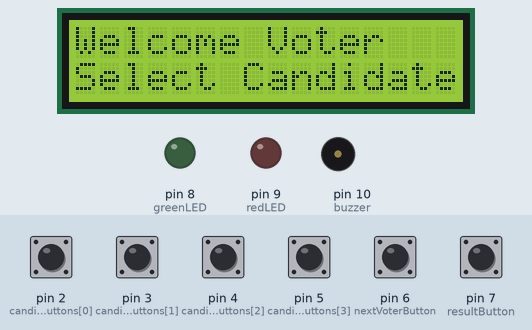
Bench run of a sketch on a simulated Arduino Uno, built with avr-gcc and run on an emulated ATmega328P. Shown: 16×2 character LCD, output pins drawn as LEDs (lit = HIGH), buzzer (waves = sounding). Inputs (shaded band) come from the test bench; at power-on: pin 2 (candidateButtons[0]), pin 3 (candidateButtons[1]), pin 4 (candidateButtons[2]), pin 5 (candidateButtons[3]), pin 6 (nextVoterButton), pin 7 (resultButton) HIGH.

Above: at 3.3 s.
3.4 s: pin 2 (candidateButtons[0]) pulled LOW for 0.15 s
At 4.3 s:
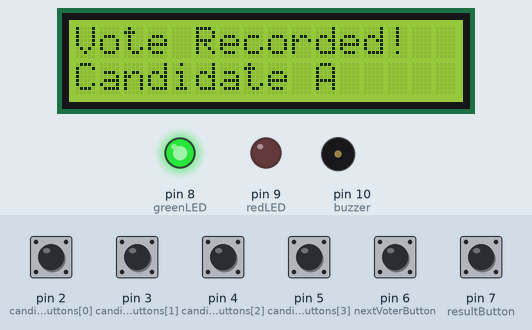
6.5 s: pin 6 (nextVoterButton) pulled LOW for 0.15 s
At 9.1 s:
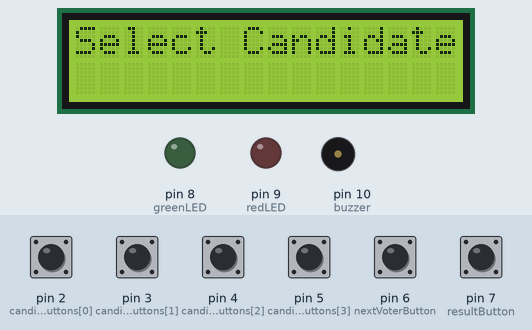
9.6 s: pin 7 (resultButton) pulled LOW for 0.15 s
At 10.6 s:
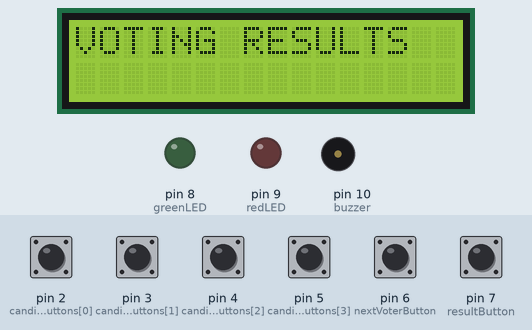
Timing chart, 0 to 18.3 s (numbered marks = the images above; inputs shaded):
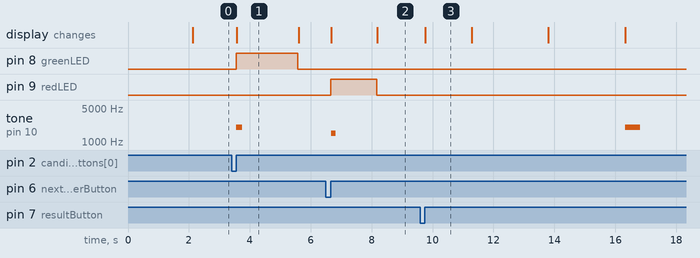

Measured:
- after the input at 3.4 s, pin 8 (greenLED): LOW → HIGH after 0.15 s, → LOW 2.0 s later; tone on pin 10 (buzzer): silent → 2000 Hz after 0.15 s, → silent 0.20 s later; the display: changes after 0.18 s (image 1)
- after the input at 6.5 s, pin 9 (redLED): LOW → HIGH after 0.15 s, → LOW 1.5 s later; tone on pin 10 (buzzer): silent → 1500 Hz after 0.17 s, → silent 0.15 s later; the display: first changes after 0.17 s (image 2 shows a later state)
- after the input at 9.6 s, tone on pin 10 (buzzer): silent → 2000 Hz after 6.7 s, → silent 0.50 s later; the display: changes after 0.17 s (image 3)
- what the display in image 1 shows lasts 2.0 s, from 3.6 s to 5.6 s
- what the display in image 3 shows lasts 1.5 s, from 9.8 s to 11.3 s

The sketch:

Rr_arduino_voting_machine.ino
```cpp
/*
Created by Balaji for Rajan Robotics
Rajan Robotics
  */
#include <Wire.h>
#include <LiquidCrystal_I2C.h>

// LCD Configuration
LiquidCrystal_I2C lcd(0x27, 16, 2);

// Candidate buttons
const int candidateButtons[] = {2, 3, 4, 5};

// Admin buttons
const int nextVoterButton = 6;
const int resultButton = 7;

// Output pins
const int greenLED = 8;
const int redLED = 9;
const int buzzer = 10;

// Candidate names
const char *candidateNames[] = {
  "Candidate A",
  "Candidate B",
  "Candidate C",
  "Candidate D"
};

// Vote counters
int votes[4] = {0, 0, 0, 0};

// System states
bool votingEnabled = true;
bool resultMode = false;


// --------------------------------
// BUTTON READING WITH DEBOUNCING
// --------------------------------

unsigned long readButton(int pin) {

  if (digitalRead(pin) == LOW) {

    delay(30);

    if (digitalRead(pin) == LOW) {

      unsigned long startTime = millis();

      while (digitalRead(pin) == LOW) {
        delay(5);
      }

      return millis() - startTime;
    }
  }

  return 0;
}


// --------------------------------
// WELCOME SCREEN
// --------------------------------

void welcomeScreen() {

  lcd.clear();

  lcd.setCursor(0, 0);
  lcd.print("RAJAN ROBOTICS");

  lcd.setCursor(0, 1);
  lcd.print("Voting Machine");

  delay(2000);

  lcd.clear();

  lcd.print("Welcome Voter");

  lcd.setCursor(0, 1);
  lcd.print("Select Candidate");
}


// --------------------------------
// VOTE CONFIRMATION
// --------------------------------

void confirmVote(int candidate) {

  votes[candidate]++;

  votingEnabled = false;

  digitalWrite(greenLED, HIGH);
  digitalWrite(redLED, LOW);

  tone(buzzer, 2000, 200);

  lcd.clear();

  lcd.print("Vote Recorded!");

  lcd.setCursor(0, 1);
  lcd.print(candidateNames[candidate]);

  delay(2000);

  digitalWrite(greenLED, LOW);

  lcd.clear();

  lcd.print("Voting Locked");

  lcd.setCursor(0, 1);
  lcd.print("Wait for Admin");
}


// --------------------------------
// ENABLE NEXT VOTER
// --------------------------------

void enableNextVoter() {

  votingEnabled = true;

  digitalWrite(redLED, HIGH);
  digitalWrite(greenLED, LOW);

  lcd.clear();

  lcd.print("Next Voter");

  lcd.setCursor(0, 1);
  lcd.print("Please Vote");

  tone(buzzer, 1500, 150);

  delay(1500);

  digitalWrite(redLED, LOW);

  lcd.clear();

  lcd.print("Select Candidate");
}


// --------------------------------
// DISPLAY VOTING RESULTS
// --------------------------------

void showResults() {

  resultMode = true;
  votingEnabled = false;

  lcd.clear();

  lcd.print("VOTING RESULTS");

  delay(1500);

  // Candidate A and B
  lcd.clear();

  lcd.setCursor(0, 0);
  lcd.print("A:");
  lcd.print(votes[0]);

  lcd.setCursor(8, 0);
  lcd.print("B:");
  lcd.print(votes[1]);

  lcd.setCursor(0, 1);
  lcd.print("Total:");
  lcd.print(votes[0] + votes[1] +
            votes[2] + votes[3]);

  delay(2500);

  // Candidate C and D
  lcd.clear();

  lcd.setCursor(0, 0);
  lcd.print("C:");
  lcd.print(votes[2]);

  lcd.setCursor(8, 0);
  lcd.print("D:");
  lcd.print(votes[3]);

  lcd.setCursor(0, 1);
  lcd.print("Total:");
  lcd.print(votes[0] + votes[1] +
            votes[2] + votes[3]);

  delay(2500);

  // Find maximum votes
  int maxVotes = votes[0];

  for (int i = 1; i < 4; i++) {

    if (votes[i] > maxVotes) {
      maxVotes = votes[i];
    }
  }

  // Check winner and tie
  int winnerCount = 0;
  int winner = -1;

  for (int i = 0; i < 4; i++) {

    if (votes[i] == maxVotes) {
      winnerCount++;
      winner = i;
    }
  }

  lcd.clear();

  if (maxVotes == 0) {

    lcd.print("No Votes Cast");

  }
  else if (winnerCount > 1) {

    lcd.print("Election Tie!");

  }
  else {

    lcd.print("Winner:");

    lcd.setCursor(0, 1);
    lcd.print(candidateNames[winner]);
  }

  tone(buzzer, 2000, 500);

  delay(3000);

  lcd.clear();

  lcd.print("Hold Result");

  lcd.setCursor(0, 1);
  lcd.print("3 sec to Reset");
}


// --------------------------------
// RESET VOTING MACHINE
// --------------------------------

void resetVoting() {

  for (int i = 0; i < 4; i++) {
    votes[i] = 0;
  }

  votingEnabled = true;
  resultMode = false;

  digitalWrite(greenLED, LOW);
  digitalWrite(redLED, LOW);

  tone(buzzer, 1000, 300);

  lcd.clear();

  lcd.print("Votes Reset!");

  lcd.setCursor(0, 1);
  lcd.print("New Election");

  delay(2000);

  welcomeScreen();
}


// --------------------------------
// SETUP
// --------------------------------

void setup() {

  // Candidate buttons
  for (int i = 0; i < 4; i++) {

    pinMode(candidateButtons[i], INPUT_PULLUP);
  }

  // Admin buttons
  pinMode(nextVoterButton, INPUT_PULLUP);
  pinMode(resultButton, INPUT_PULLUP);

  // Outputs
  pinMode(greenLED, OUTPUT);
  pinMode(redLED, OUTPUT);
  pinMode(buzzer, OUTPUT);

  digitalWrite(greenLED, LOW);
  digitalWrite(redLED, LOW);

  // LCD initialization
  lcd.init();
  lcd.backlight();

  welcomeScreen();
}


// --------------------------------
// MAIN LOOP
// --------------------------------

void loop() {

  // Result button
  unsigned long resultPress =
      readButton(resultButton);

  // Long press: Reset
  if (resultPress >= 3000) {

    resetVoting();
    return;
  }

  // Short press: Show results
  if (resultPress > 0 && !resultMode) {

    showResults();
    return;
  }

  // Ignore voting after results
  if (resultMode) {
    return;
  }

  // Voting locked: Wait for admin
  if (!votingEnabled) {

    if (readButton(nextVoterButton) > 0) {

      enableNextVoter();
    }

    return;
  }

  // Read candidate buttons
  for (int i = 0; i < 4; i++) {

    if (readButton(candidateButtons[i]) > 0) {

      confirmVote(i);
      return;
    }
  }
}
```
